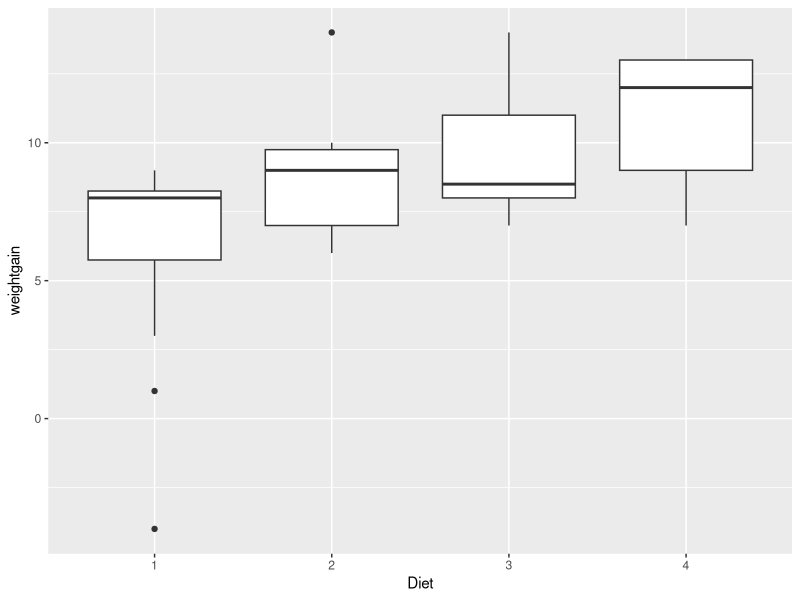
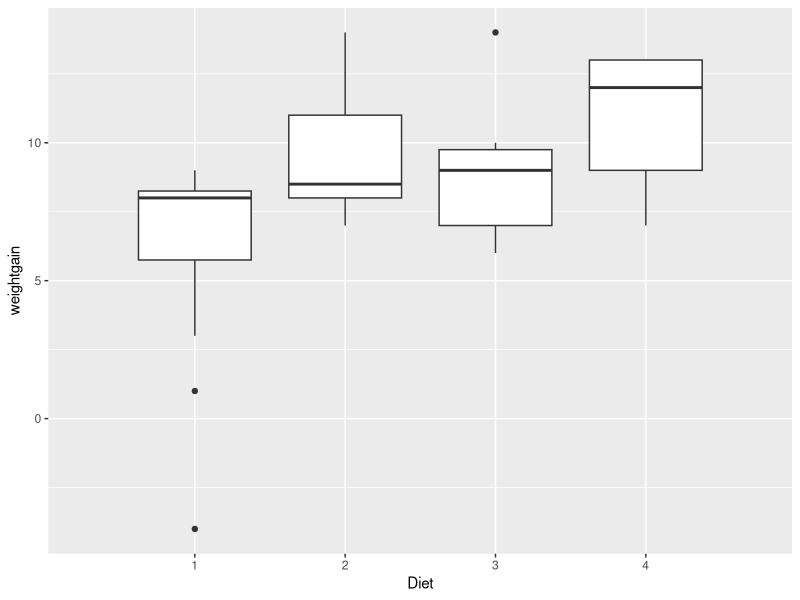
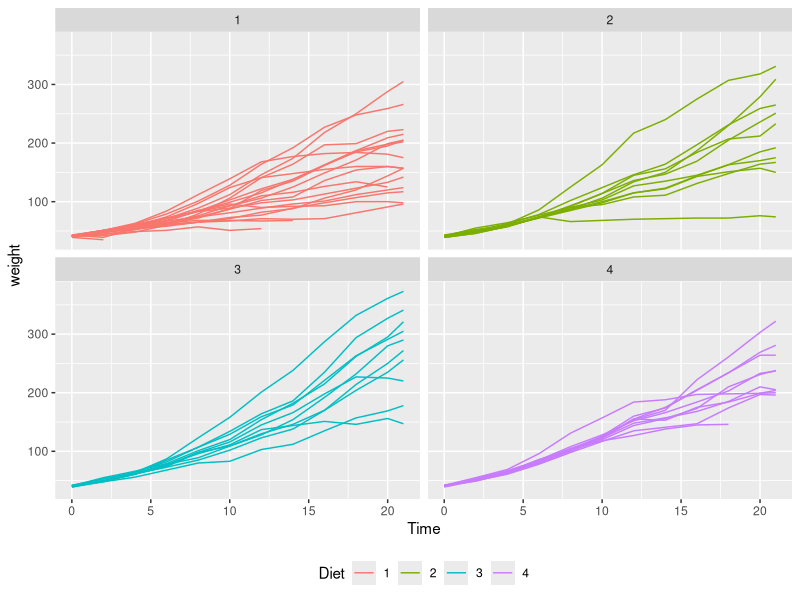
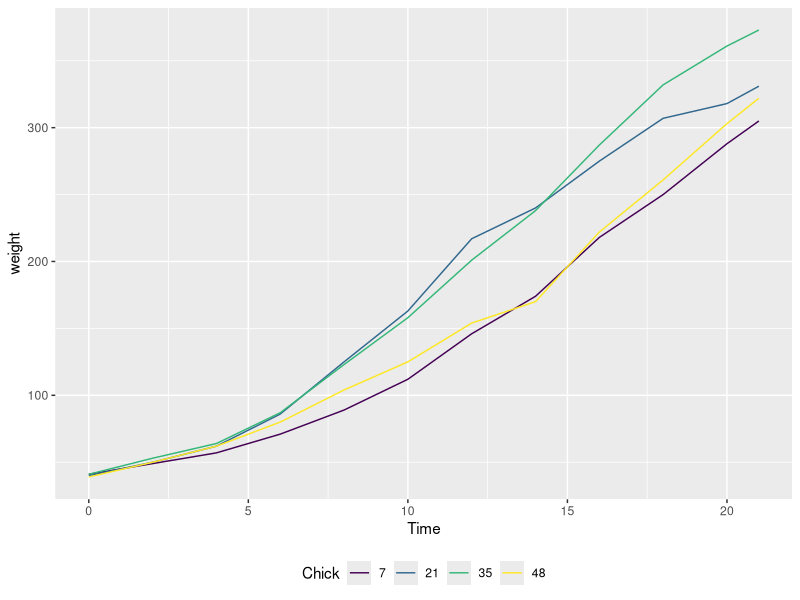
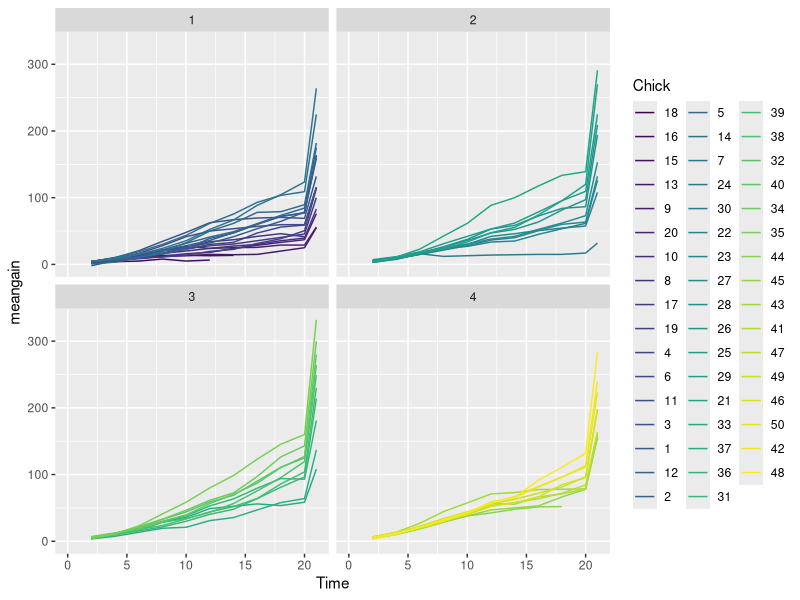

Generate these figures, in order, with R:
## ---- chunk 1
knitr::opts_chunk$set(echo = TRUE)
library(tidyverse)
data(ChickWeight)
pollo <- ChickWeight
## ---- chunk 2
dim(pollo %>% 
      group_by(Chick) %>% 
      summarise(obs=n()) %>% 
      filter(obs<12))[1]
## ---- chunk 3
complete <- left_join(pollo, (pollo %>% group_by(Chick) %>% summarise(obs=n())), by="Chick") %>% filter(obs == 12)
unique(complete$obs)
## ---- chunk 4
complete <- left_join(complete, 
                      (complete %>% filter(Time==0) %>% 
                         rename(Inicial = weight) %>% 
                         select(Inicial, Chick)), 
                      by="Chick") %>%
      mutate(weightgain = weight-Inicial)
## ---- chunk 5
ggplot(complete %>% filter(Time == 2)) +
  geom_boxplot(aes(x=Diet, y=weightgain))
## ---- chunk 6
ggplot(complete %>% filter(Time == 2)) +
      geom_boxplot(aes(x=Diet, y=weightgain)) +
      scale_x_discrete(limits = as.numeric(((
        complete %>% 
          filter(Time == 2) %>% 
          group_by(Diet) %>% 
          summarize(mediana=median(weightgain))) %>% 
          arrange(mediana))$Diet))
## ---- chunk 7
ggplot(pollo) +
      geom_line(aes(x=Time, y=weight, group=Chick, colour=Diet)) +
      facet_wrap(~Diet) +
      theme(legend.position="bottom")
## ---- chunk 8
maximos <- pollo %>% 
  filter(Time == 21) %>% 
  group_by(Diet) %>% 
  summarize(Mayor_peso=max(weight)) # Consigo el máximo peso por dieta para Time == 21
pollo <- left_join(pollo, maximos, by="Diet") %>% 
  mutate(dif=weight-Mayor_peso) 
# Los agrego a la base "pollo" y calculo la diferencia con weight. Aquellos que tengan diferencia 0, serán los máximos.
table(pollo$dif == 0) # Verifico que sea uno solo pollo por dieta (es decir, que haya solo 4 ceros)
pollitos.gorditos <- pollo[which(pollo$dif == 0), "Chick"] # Identifico los pollos
## ---- chunk 9
ggplot(pollo %>% filter(Chick %in% pollitos.gorditos)) +
      geom_line(aes(x=Time, y=weight, color=Chick)) +
      theme(legend.position="bottom")
## ---- chunk 10
pollo <- select(pollo, -Mayor_peso, -dif)
pollo <- pollo %>% group_by(Chick) %>% mutate(dif=Time-lag(Time, default=0))
pollo <- left_join(pollo, 
                   (pollo %>% 
                      filter(Time==0) %>% 
                      rename(Inicial=weight) %>% 
                      select(Inicial, Chick)), 
                   by="Chick") %>%
  mutate(weightgain = weight-Inicial)
pollo <- pollo %>% mutate(meangain=weightgain/dif)
ggplot(pollo) +
      geom_line(aes(x=Time, y=meangain, color=Chick)) +
      facet_wrap(~Diet)
## ---- chunk 11
modelolineal <- function(x, y, data) {lm(y ~ x, data=data)}
